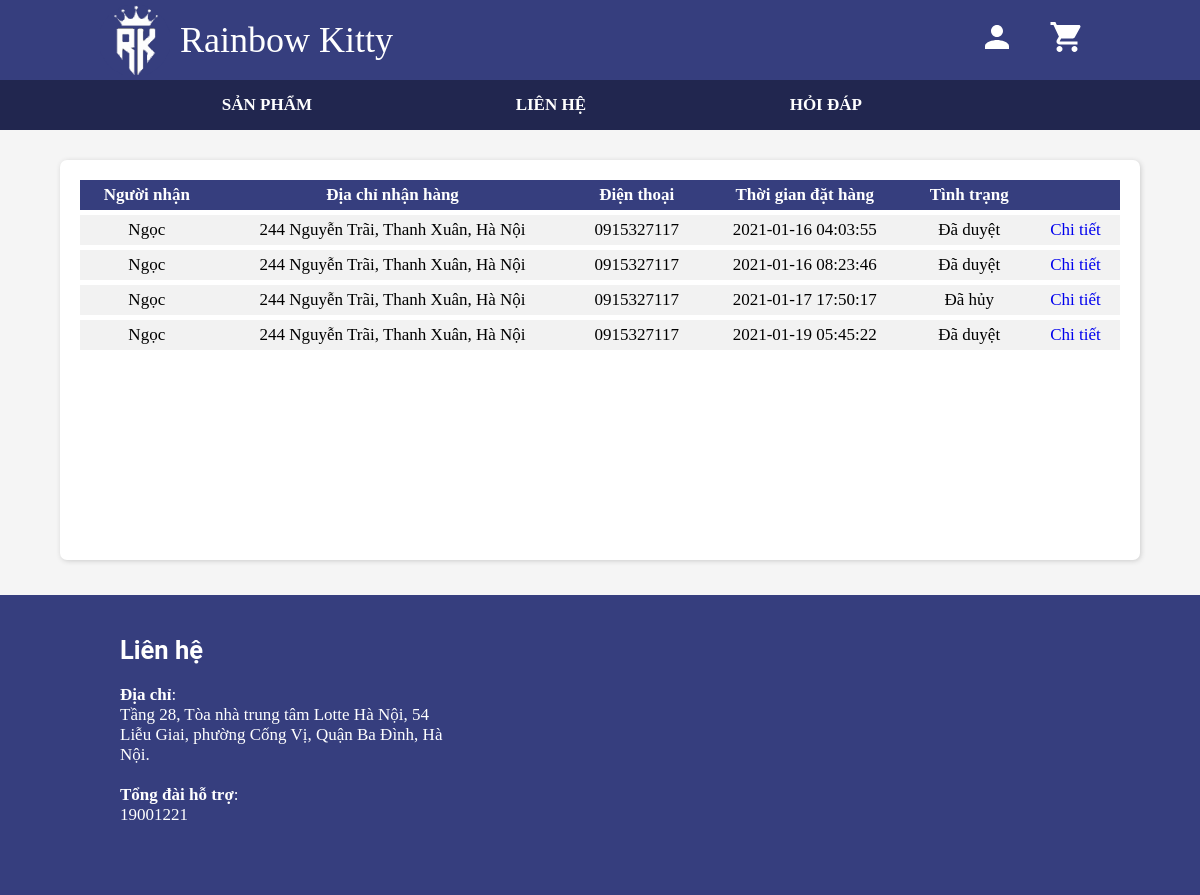
/public/display-orders.php (signed in), run on an earlier commit of the app's database.
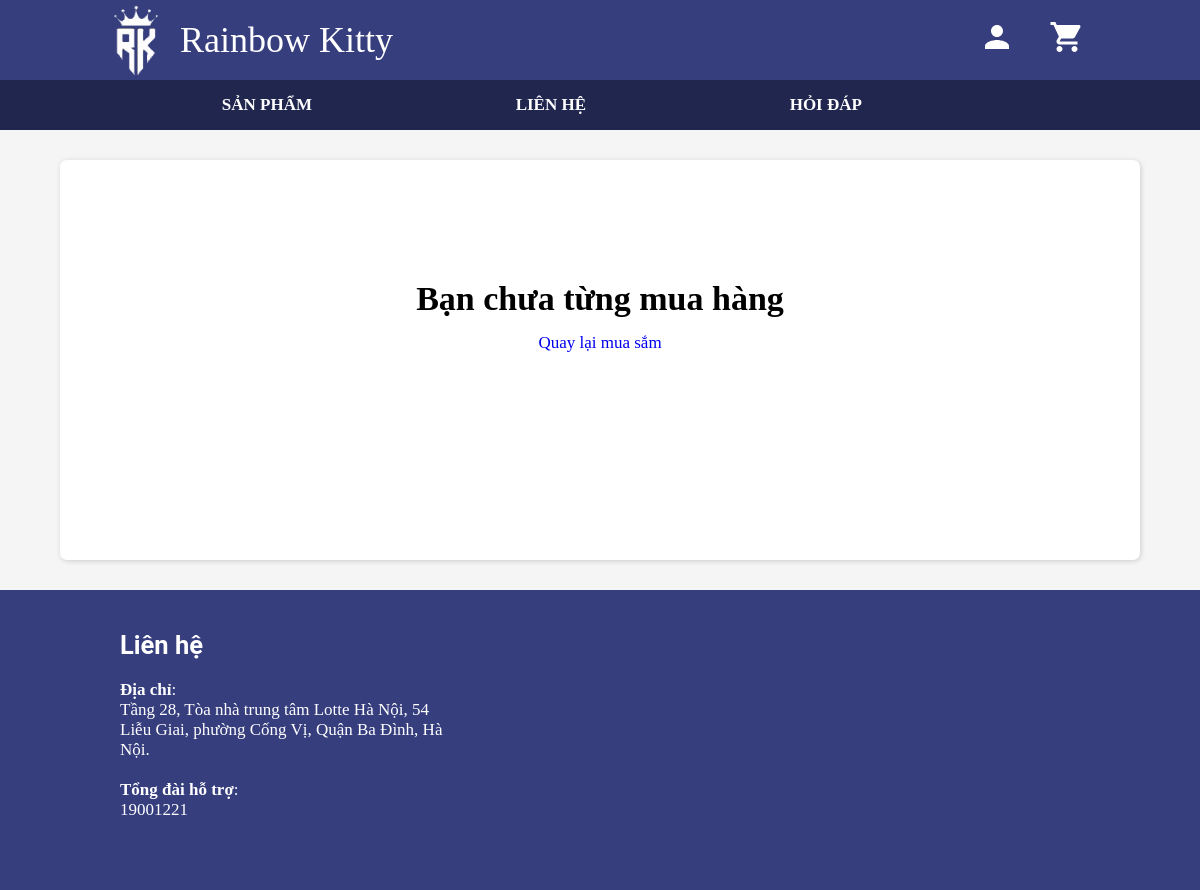
And on a later commit of the database.
### tables this page shows
CREATE TABLE `bills` (
  `id` int(11) NOT NULL,
  `id_customer` int(11) NOT NULL,
  `receiver` varchar(50) NOT NULL,
  `address` varchar(100) NOT NULL,
  `phone` varchar(15) NOT NULL,
  `id_state` int(11) NOT NULL,
  `purchase_time` datetime NOT NULL
);

CREATE TABLE `bill_states` (
  `id` int(11) NOT NULL,
  `state` varchar(50) NOT NULL
);

### public/templates/account/check-customer-signed-in.php (called while the page is built, shortened)
        <?php
function customer_signed_in() {
    if (isset($_SESSION["user"]["type"]) && $_SESSION["user"]["type"] == "customer") {
        return true;
    }
    return false;
}

### config/db.php (called while the page is built, shortened)
<?php
function sql_query(string $query_msg) {
    $connect = mysqli_connect(
        SERVER_NAME,
        USERNAME,
        PASSWORD,
        DB_NAME
    );
    mysqli_set_charset($connect, "utf8");
    $result = mysqli_query($connect, $query_msg) or trigger_error(mysqli_error($connect), E_USER_ERROR);
    return $result;
}

### public/templates/order/order-item.php (the view)
<?php function spawn_order_item($bill_id) { ?>
    <?php
        $bill = sql_query("
            SELECT *
            FROM bills
            WHERE id = '$bill_id';
        ");
        $bill = mysqli_fetch_array($bill);
        $bill_state = sql_query("
            SELECT state
            FROM bill_states
            WHERE id = {$bill["id_state"]};
        ");
        $bill_state = mysqli_fetch_array($bill_state)["state"];
    ?>
            <tr>
                <td>
                    <span><?= $bill["receiver"] ?></span>
                </td>
                <td>
                    <span><?= $bill["address"] ?></span>
                </td>
                <td>
                    <span><?= $bill["phone"] ?></span>
                </td>
                <td>
                    <span><?= $bill["purchase_time"] ?></span>
                </td>
                <td>
                    <span><?= $bill_state ?></span>
                </td>
                <td>
                    <a href="/public/display-orders-details.php?id=<?= $bill_id ?>">Chi tiết</a>
                </td>
            </tr>
<?php } ?>

### public/display-orders.php (shortened to what this page needs)
<?php
    $root_path = $_SERVER["DOCUMENT_ROOT"];
    require_once($root_path . "/public/templates/account/check-customer-signed-in.php");
    require_once($root_path . "/public/templates/order/order-item.php");
    require_once($root_path . "/config/db.php");
?>
<!DOCTYPE html>
<html lang="en">
<head>
    <link rel="stylesheet" href="/public/templates/css/all.css">
</head>
<body>
    <div>
    <?php include_once($root_path . "/public/templates/ui/header.php"); ?>
    <?php include_once($root_path . "/public/templates/ui/menu.php"); ?>
    <div class="panel">
        <?php
            if (customer_signed_in()) {
                $number_orders = sql_query("
                    SELECT COUNT(id) as number_of_bills_of_current_customer
                    FROM bills
                    WHERE id_customer = {$_SESSION["user"]["customer"]["id"]};
                ");
                $number_orders = mysqli_fetch_array($number_orders)["number_of_bills_of_current_customer"];
                if ($number_orders == 0) {
                    ?>
                    <div class="notification">
                        <h1>Bạn chưa từng mua hàng</h1>
                        <a href="/public/home.php">Quay lại mua sắm</a>
                    </div>
                    <?php
                } else {
                    $orders = sql_query("
                        SELECT *
                        FROM bills
                        WHERE id_customer = {$_SESSION["user"]["customer"]["id"]};
                    ");
                    ?>
                    <table class="table-header">
                        <tr>
                            <th>Người nhận</th>
                            <th>Địa chỉ nhận hàng</th>
                            <th>Điện thoại</th>
                            <th>Thời gian đặt hàng</th>
                            <th>Tình trạng</th>
                            <th></th>
                        </tr>
                        <?php
                        foreach ($orders as $order) {
                            spawn_order_item($order["id"]);
                        }
                        ?>
                    </table>
                    <?php
                }
            }
        ?>
    </div>
    <?php include_once($root_path . "/public/templates/ui/footer.php"); ?>
</body>
</html>

### public/templates/ui/header.php (shortened to what this page needs)
<div id="nav-header">
    <div class="header-logo">
    </div>
    <span class="logo-name">
        Rainbow Kitty
    </span>
    <div class="header-menu">
        <ul>
            <li>
                <?php
                if (customer_signed_in()) {
                ?>
                    <a onmouseover="document.getElementById('account-options').style.visibility = 'visible'">
                        <svg xmlns="http://www.w3.org/2000/svg" viewBox="0 0 24 24" fill="white" width="36px" height="36px"><path d="M0 0h24v24H0z" fill="none"/><path d="M12 12c2.21 0 4-1.79 4-4s-1.79-4-4-4-4 1.79-4 4 1.79 4 4 4zm0 2c-2.67 0-8 1.34-8 4v2h16v-2c0-2.66-5.33-4-8-4z"/></svg>
                    </a>
                <?php
                }
                ?>
            </li>
            <a href="#" onclick="go_to_cart_page()">
                <li>
                </li>
            </a>
        </ul>
    </div>
</div>

### public/templates/ui/menu.php (shortened to what this page needs)
<div id="menu">
    <div id="nav-menu">
        <ul>
            <li><a id="link-intro" name="home" href="/public/home.php">Sản phẩm</a></li>
            <li><a id="link-contact" name="contact" href="#div_all_footer">Liên hệ</a></li>
            <li><a id="link-qna" name="qna" href="/public/qna.php">Hỏi đáp</a></li>
        </ul>
    </div>
</div>

### public/templates/ui/footer.php (shortened to what this page needs)
<div id="div_all_footer">
    <div id="div_content_inside">
        <div class="contact">
            <h2 class="title">Liên hệ</h2><br>
            <span style="font-weight: bold;">Địa chỉ</span>: <br>Tầng 28, Tòa nhà trung tâm Lotte Hà Nội, 54 Liễu Giai, phường Cống Vị, Quận Ba Đình, Hà Nội.
            <br><br>
            <span style="font-weight: bold;">Tổng đài hỗ trợ</span>: <br>19001221
        </div>
    </div>
</div>

### public/templates/css/all.css (style rules this page uses)
* { margin: 0; padding: 0; list-style: none; text-decoration: none; box-sizing: border-box; }
html { scroll-behavior: smooth; }
body { font-size: 17px; background-color: #f5f5f5; }

### public/display-orders.php (style rules this page uses)
.panel { display: inline-block; margin: 30px 5% 30px 5%; padding: 15px 15px 15px 15px; background-color: white; border-radius: 7px; box-shadow: 1px 1px 5px #ccc; width: 90%; min-height: 400px; }
.notification { width: 100%; padding: 10%; text-align: center; }
.notification * { margin-bottom: 15px; }
.table-header { text-align: center; width: 100%; border-collapse: collapse; }
.table-header tr:nth-child(odd) { background-color: #f2f2f2; border: 5px white solid; }
.table-header tr:nth-child(even) { background-color: #f2f2f2; border: 5px white solid; }
.table-header tr th { background-color: #363e7e; color: white; padding: 5px 10px 5px 10px; }
.table-header tr td { padding: 5px 10px 5px 10px; }

### public/templates/ui/header.php (style rules this page uses)
#nav-header { width: 100%; height: 80px; line-height: 100px; background-color: #363e7e; min-width: 1000px; }
#nav-header .logo-name { float: left; height: 100%; color: white; margin-top: -10px; margin-left: 10px; font-size: 36px; }
#nav-header .header-logo { margin-left: 100px; margin-top: 5px; width: 70px; height: 70px; font-size: 30px; font-weight: bold; line-height: 60px; float: left; background-image: url('/public/assets/logos/rainbow-kitty.png'); background-size: cover; }
#nav-header ul { float: right; height: 100%; margin-right: 100px; }
#nav-header ul li { display: inline-block; margin-left: 15px; margin-right: 15px; }
#nav-header ul li a { color: white; text-transform: uppercase; }
#nav-header .header-menu ul li a { cursor: pointer; }

### public/templates/ui/menu.php (style rules this page uses)
#menu { z-index: 5; position: sticky; top: 0px; width: 100%; background-color: #21264f; min-width: 1000px; }
#nav-menu { margin: auto; width: 80%; line-height: 50px; background-color: #21264f; }
#nav-menu ul { display: flex; justify-content: space-around; }
#nav-menu ul li { display: inline-block; margin: 0 15px 0 15px; }
#nav-menu ul li a { color: white; font-size: 17px; padding: 10px 10px 10px 10px; text-transform: uppercase; font-weight: bold; }

### public/templates/ui/footer.php (style rules this page uses)
#div_all_footer { background-color: #363e7e; color: white; position: relative; height: 300px; min-width: 1000px; }
#div_content_inside { width: 80%; height: 80%; display: flex; margin-top: 10px; position: absolute; top: 50%; left: 50%; transform: translate(-50%, -50%); }
.title { font-family: Roboto, Oxygen, Ubuntu, Cantarell, 'Open Sans', 'Helvetica Neue', sans-serif; }
#div_content_inside .contact { width: 34%; }

What changed in the data, as far as the page shows it:
no longer on this page (row edited): bills: receiver "Ngọc", address "244 Nguyễn Trãi, Thanh Xuân, Hà Nội", phone "0915327117", purchase_time "2021-01-16 04:03:55", id_state.state "Đã duyệt"
no longer on this page (row edited): bills: receiver "Ngọc", address "244 Nguyễn Trãi, Thanh Xuân, Hà Nội", phone "0915327117", purchase_time "2021-01-16 08:23:46", id_state.state "Đã duyệt"
removed bills: receiver "Ngọc", address "244 Nguyễn Trãi, Thanh Xuân, Hà Nội", phone "0915327117", purchase_time "2021-01-17 17:50:17", id_state.state "Đã hủy"
removed bills: receiver "Ngọc", address "244 Nguyễn Trãi, Thanh Xuân, Hà Nội", phone "0915327117", purchase_time "2021-01-19 05:45:22", id_state.state "Đã duyệt"
Also different on the page:
text no longer shown: "Người nhận Địa chỉ nhận hàng Điện thoại Thời gian đặt hàng Tình trạng"
text now shown: "Bạn chưa từng mua hàng Quay lại mua sắm"
